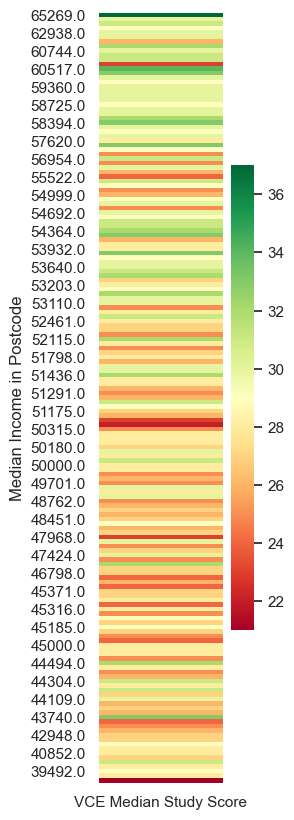

Write the Python code that produced this figure.
"""
module for generating the heatmap
"""

import seaborn as sns
import numpy as np
import pandas as pd
from matplotlib import pyplot as plt

CSV_FILEPATH = '../final.csv'
VCE_HEATMAP_FILEPATH = 'vce_heatmap.png'

def generate_median_heatmap():
    csv_data = pd.read_csv(CSV_FILEPATH)
    vce_csv_data = csv_data[['Median Income in Postcode','VCE Median Study Score']]
    vce_valid_data = vce_csv_data.dropna()
    vce_valid_data = vce_valid_data.set_index('Median Income in Postcode')
    vce_valid_data = vce_valid_data.sort_index(ascending=False)
    sns.set(rc = {'figure.figsize':(2,10)})
    heatmap = sns.heatmap(vce_valid_data, annot=False, square=False, vmin=np.amin(vce_valid_data['VCE Median Study Score']), vmax=np.amax(vce_valid_data['VCE Median Study Score']), cmap='RdYlGn')
    plt.savefig(VCE_HEATMAP_FILEPATH, bbox_inches='tight')

if __name__ == "__main__":
    print("started")
    generate_median_heatmap()